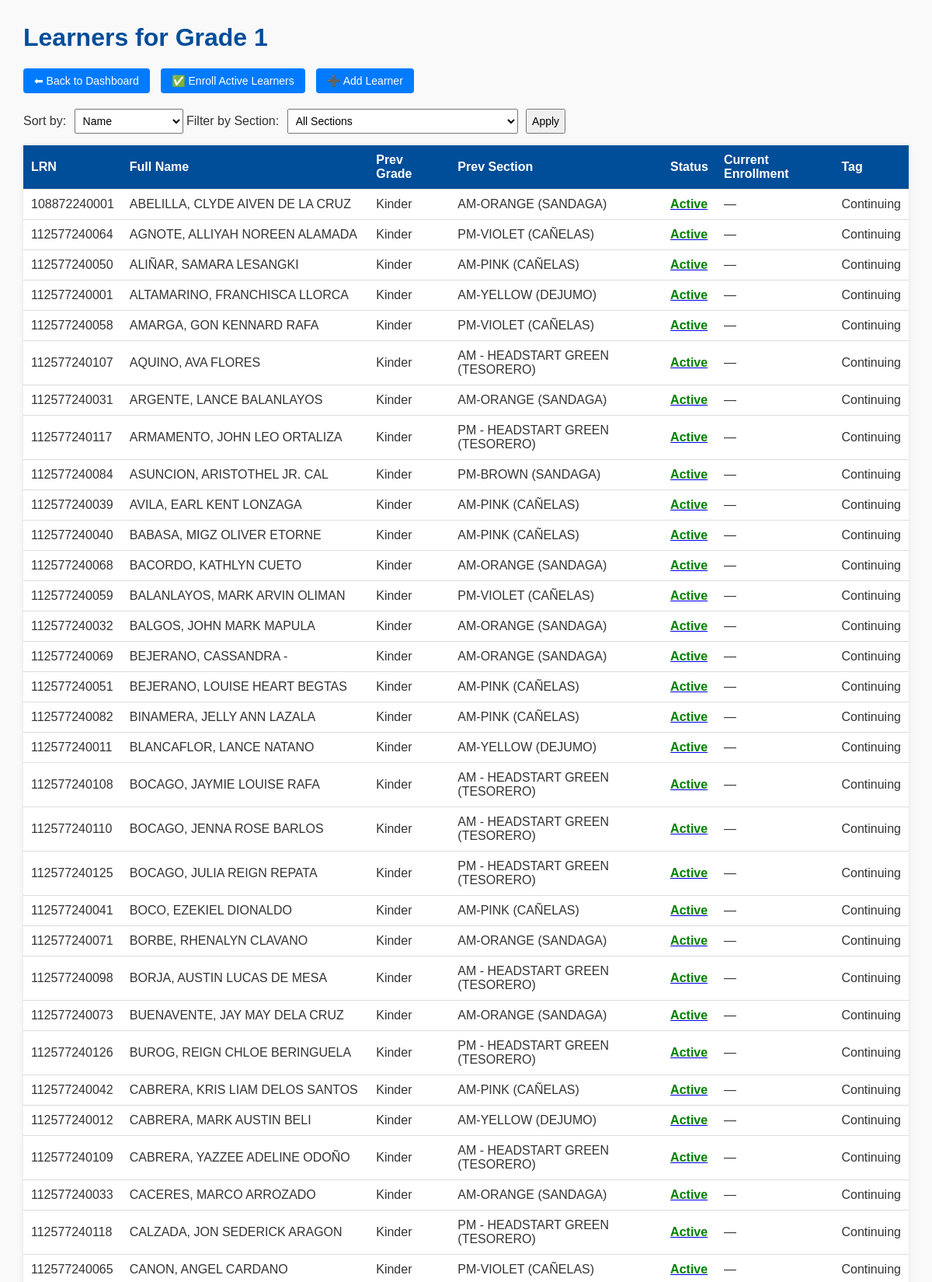
Page /grade/1 (upper part) on the committed database.
### tables this page shows
CREATE TABLE learners (
                id INTEGER PRIMARY KEY AUTOINCREMENT,
                lrn TEXT,
                full_name TEXT,
                prev_grade TEXT,
                prev_section TEXT,
                sex TEXT,
                birth_date TEXT,
                age TEXT,
                religion TEXT,
                barangay TEXT,
                municipality TEXT,
                province TEXT,
                father_name TEXT,
                mother_name TEXT,
                guardian TEXT,
                cct_beneficiary TEXT,
                average_grade TEXT,
                action_taken TEXT,
                current_grade TEXT,
                current_section TEXT,
                status TEXT DEFAULT 'active',
                tag TEXT DEFAULT 'continuing',
                is_enrolled INTEGER DEFAULT 0,
                is_sped INTEGER DEFAULT 0,
                sped_type TEXT
            );

### app.py (the view)
@app.route('/grade/<grade>')
def grade_view(grade):
    sort_by = request.args.get('sort_by', 'full_name')
    filter_section = request.args.get('section', None)
    order_by = 'prev_section, full_name' if sort_by == 'prev_section' else 'full_name'
    with sqlite3.connect(DATABASE) as conn:
        conn.row_factory = sqlite3.Row
        c = conn.cursor()
        if grade == 'sped':
            query = "SELECT * FROM learners WHERE is_sped = 1"
        elif grade == 'kinder':
            query = "SELECT * FROM learners WHERE current_grade = 'Kinder'"
        else:
            prev_grade_text = "%Kinder%" if grade == "1" else f"%{int(grade) - 1}%"
            query = "SELECT * FROM learners WHERE prev_grade LIKE ? AND is_sped = 0"
        params = [prev_grade_text] if 'prev_grade_text' in locals() else []
        if filter_section:
            query += " AND prev_section = ?"
            params.append(filter_section)
        query += f" ORDER BY {order_by}"
        c.execute(query, tuple(params))
        learners = c.fetchall()
        section_query = {
            'sped': "SELECT DISTINCT prev_section FROM learners WHERE is_sped = 1 AND prev_section IS NOT NULL AND prev_section != '' ORDER BY prev_section",
            'kinder': "SELECT DISTINCT prev_section FROM learners WHERE current_grade = 'Kinder' AND prev_section IS NOT NULL AND prev_section != '' ORDER BY prev_section"
        }.get(grade,
              "SELECT DISTINCT prev_section FROM learners WHERE prev_grade LIKE ? AND is_sped = 0 AND prev_section IS NOT NULL AND prev_section != '' ORDER BY prev_section")
        c.execute(section_query, (prev_grade_text,) if grade not in ['sped', 'kinder'] else ())
        sections = [row[0] for row in c.fetchall()]
    return render_template('grade.html', learners=learners, grade=grade, sections=sections,
                           selected_section=filter_section, sort_by=sort_by)

### templates/grade.html (shortened to what this page needs)
<!DOCTYPE html>
<html>
<head>
</head>
<body>
  <h1>Learners for Grade {{ grade|capitalize }}</h1>
  <div class="top-buttons">
    <a href="/">⬅ Back to Dashboard</a>
    <button onclick="confirmEnroll('{{ grade }}')">✅ Enroll Active Learners</button>
    <a href="/add_learner">➕ Add Learner</a>
  </div>
  <form class="filter-form" method="get" action="/grade/{{ grade }}">
    <label>Sort by:
      <select name="sort_by">
        <option value="full_name" {{ 'selected' if sort_by == 'full_name' else '' }}>Name</option>
      </select>
    </label>
    <label>Filter by Section:
      <select name="section">
        <option value="">All Sections</option>
      </select>
    </label>
    <input type="submit" value="Apply">
  </form>
  <table>
    <thead>
      <tr>
        <th>LRN</th>
        <th>Full Name</th>
        <th>Prev Grade</th>
        <th>Prev Section</th>
        <th>Status</th>
        <th>Current Enrollment</th>
        <th>Tag</th>
      </tr>
    </thead>
    <tbody>
      {% for learner in learners %}
      <tr>
        <td>{{ learner['lrn'] }}</td>
        <td>{{ learner['full_name'] }}</td>
        <td>{{ learner['prev_grade'] }}</td>
        <td>{{ learner['prev_section'] }}</td>
        <td>
          <a href="/toggle_status/{{ learner['id'] }}/{{ grade }}?sort_by={{ sort_by }}&section={{ selected_section }}">
            <span class="status-{{ learner['status'] }}">{{ learner['status'].capitalize() }}</span>
          </a>
        </td>
        <td>{{ learner['current_grade'] or '—' }}</td>
        <td>{{ learner['tag'].replace('_', ' ').title() }}</td>
      </tr>
      {% endfor %}
    </tbody>
  </table>
</body>
</html>

### templates/grade.html (style rules this page uses)
body { font-family: Arial, sans-serif; margin: 30px; background-color: #f9f9f9; color: #333; }
h1 { color: #004d99; }
.top-buttons { margin-bottom: 20px; }
.top-buttons a, .top-buttons button { display: inline-block; padding: 8px 14px; margin-right: 10px; text-decoration: none; background-color: #007bff; color: white; border: none; border-radius: 4px; cursor: pointer; font-size: 14px; }
table { border-collapse: collapse; width: 100%; background-color: white; box-shadow: 0 0 5px rgba(0,0,0,0.1); }
th, td { padding: 10px; text-align: left; border-bottom: 1px solid #ddd; }
th { background-color: #004d99; color: white; }
select, input[type="submit"] { padding: 6px; margin-left: 6px; font-size: 14px; }
.status-active { color: green; font-weight: bold; }
.filter-form { margin-bottom: 15px; }

### rows in the picture
learners: lrn "108872240001", full_name "ABELILLA, CLYDE AIVEN DE LA CRUZ", prev_grade "Kinder", prev_section "AM-ORANGE (SANDAGA)", status "Active", current_grade "—", tag.replace "Continuing"
learners: lrn "112577240064", full_name "AGNOTE, ALLIYAH NOREEN ALAMADA", prev_grade "Kinder", prev_section "PM-VIOLET (CAÑELAS)", status "Active", current_grade "—", tag.replace "Continuing"
learners: lrn "112577240050", full_name "ALIÑAR, SAMARA LESANGKI", prev_grade "Kinder", prev_section "AM-PINK (CAÑELAS)", status "Active", current_grade "—", tag.replace "Continuing"
learners: lrn "112577240001", full_name "ALTAMARINO, FRANCHISCA LLORCA", prev_grade "Kinder", prev_section "AM-YELLOW (DEJUMO)", status "Active", current_grade "—", tag.replace "Continuing"
learners: lrn "112577240058", full_name "AMARGA, GON KENNARD RAFA", prev_grade "Kinder", prev_section "PM-VIOLET (CAÑELAS)", status "Active", current_grade "—", tag.replace "Continuing"
learners: lrn "112577240107", full_name "AQUINO, AVA FLORES", prev_grade "Kinder", prev_section "AM - HEADSTART GREEN (TESORERO)", status "Active", current_grade "—", tag.replace "Continuing"
learners: lrn "112577240031", full_name "ARGENTE, LANCE BALANLAYOS", prev_grade "Kinder", prev_section "AM-ORANGE (SANDAGA)", status "Active", current_grade "—", tag.replace "Continuing"
learners: lrn "112577240117", full_name "ARMAMENTO, JOHN LEO ORTALIZA", prev_grade "Kinder", prev_section "PM - HEADSTART GREEN (TESORERO)", status "Active", current_grade "—", tag.replace "Continuing"
learners: lrn "112577240084", full_name "ASUNCION, ARISTOTHEL JR. CAL", prev_grade "Kinder", prev_section "PM-BROWN (SANDAGA)", status "Active", current_grade "—", tag.replace "Continuing"
learners: lrn "112577240039", full_name "AVILA, EARL KENT LONZAGA", prev_grade "Kinder", prev_section "AM-PINK (CAÑELAS)", status "Active", current_grade "—", tag.replace "Continuing"
learners: lrn "112577240040", full_name "BABASA, MIGZ OLIVER ETORNE", prev_grade "Kinder", prev_section "AM-PINK (CAÑELAS)", status "Active", current_grade "—", tag.replace "Continuing"
learners: lrn "112577240068", full_name "BACORDO, KATHLYN CUETO", prev_grade "Kinder", prev_section "AM-ORANGE (SANDAGA)", status "Active", current_grade "—", tag.replace "Continuing"
learners: lrn "112577240059", full_name "BALANLAYOS, MARK ARVIN OLIMAN", prev_grade "Kinder", prev_section "PM-VIOLET (CAÑELAS)", status "Active", current_grade "—", tag.replace "Continuing"
learners: lrn "112577240032", full_name "BALGOS, JOHN MARK MAPULA", prev_grade "Kinder", prev_section "AM-ORANGE (SANDAGA)", status "Active", current_grade "—", tag.replace "Continuing"
learners: lrn "112577240069", full_name "BEJERANO, CASSANDRA -", prev_grade "Kinder", prev_section "AM-ORANGE (SANDAGA)", status "Active", current_grade "—", tag.replace "Continuing"
learners: lrn "112577240051", full_name "BEJERANO, LOUISE HEART BEGTAS", prev_grade "Kinder", prev_section "AM-PINK (CAÑELAS)", status "Active", current_grade "—", tag.replace "Continuing"
learners: lrn "112577240082", full_name "BINAMERA, JELLY ANN LAZALA", prev_grade "Kinder", prev_section "AM-PINK (CAÑELAS)", status "Active", current_grade "—", tag.replace "Continuing"
learners: lrn "112577240011", full_name "BLANCAFLOR, LANCE NATANO", prev_grade "Kinder", prev_section "AM-YELLOW (DEJUMO)", status "Active", current_grade "—", tag.replace "Continuing"
learners: lrn "112577240108", full_name "BOCAGO, JAYMIE LOUISE RAFA", prev_grade "Kinder", prev_section "AM - HEADSTART GREEN (TESORERO)", status "Active", current_grade "—", tag.replace "Continuing"
learners: lrn "112577240110", full_name "BOCAGO, JENNA ROSE BARLOS", prev_grade "Kinder", prev_section "AM - HEADSTART GREEN (TESORERO)", status "Active", current_grade "—", tag.replace "Continuing"
learners: lrn "112577240125", full_name "BOCAGO, JULIA REIGN REPATA", prev_grade "Kinder", prev_section "PM - HEADSTART GREEN (TESORERO)", status "Active", current_grade "—", tag.replace "Continuing"
learners: lrn "112577240041", full_name "BOCO, EZEKIEL DIONALDO", prev_grade "Kinder", prev_section "AM-PINK (CAÑELAS)", status "Active", current_grade "—", tag.replace "Continuing"
learners: lrn "112577240071", full_name "BORBE, RHENALYN CLAVANO", prev_grade "Kinder", prev_section "AM-ORANGE (SANDAGA)", status "Active", current_grade "—", tag.replace "Continuing"
learners: lrn "112577240098", full_name "BORJA, AUSTIN LUCAS DE MESA", prev_grade "Kinder", prev_section "AM - HEADSTART GREEN (TESORERO)", status "Active", current_grade "—", tag.replace "Continuing"
learners: lrn "112577240073", full_name "BUENAVENTE, JAY MAY DELA CRUZ", prev_grade "Kinder", prev_section "AM-ORANGE (SANDAGA)", status "Active", current_grade "—", tag.replace "Continuing"
learners: lrn "112577240126", full_name "BUROG, REIGN CHLOE BERINGUELA", prev_grade "Kinder", prev_section "PM - HEADSTART GREEN (TESORERO)", status "Active", current_grade "—", tag.replace "Continuing"
learners: lrn "112577240042", full_name "CABRERA, KRIS LIAM DELOS SANTOS", prev_grade "Kinder", prev_section "AM-PINK (CAÑELAS)", status "Active", current_grade "—", tag.replace "Continuing"
learners: lrn "112577240012", full_name "CABRERA, MARK AUSTIN BELI", prev_grade "Kinder", prev_section "AM-YELLOW (DEJUMO)", status "Active", current_grade "—", tag.replace "Continuing"
learners: lrn "112577240109", full_name "CABRERA, YAZZEE ADELINE ODOÑO", prev_grade "Kinder", prev_section "AM - HEADSTART GREEN (TESORERO)", status "Active", current_grade "—", tag.replace "Continuing"
learners: lrn "112577240033", full_name "CACERES, MARCO ARROZADO", prev_grade "Kinder", prev_section "AM-ORANGE (SANDAGA)", status "Active", current_grade "—", tag.replace "Continuing"
learners: lrn "112577240118", full_name "CALZADA, JON SEDERICK ARAGON", prev_grade "Kinder", prev_section "PM - HEADSTART GREEN (TESORERO)", status "Active", current_grade "—", tag.replace "Continuing"
learners: lrn "112577240065", full_name "CANON, ANGEL CARDANO", prev_grade "Kinder", prev_section "PM-VIOLET (CAÑELAS)", status "Active", current_grade "—", tag.replace "Continuing"

### other values in the picture
{{ grade|capitalize }} "1"
